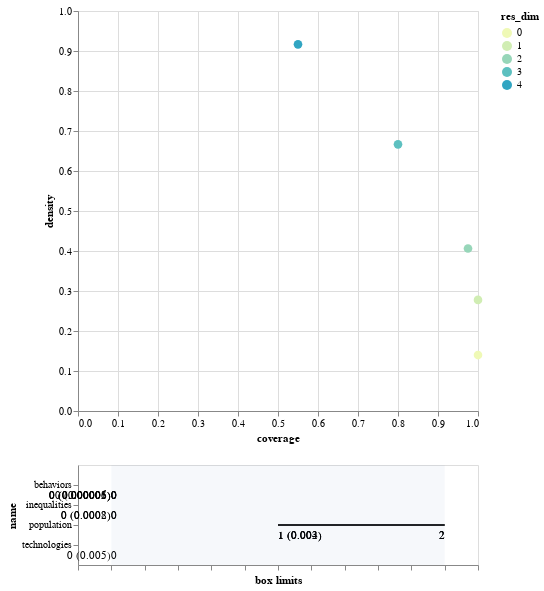

Write notebook code for a chart like this one.
### Markdown cell above
## SSP3

### Code cell
from ema_workbench.analysis import prim
from ema_workbench.util import ema_logging
import matplotlib.pyplot as plt

x = df_rozenberg.iloc[:,0:7] 
y = df_rozenberg.iloc[:,9].values >=1

prim_alg = prim.Prim(x, y, threshold=0.8, peel_alpha=0.1)
box1 = prim_alg.find_box()

box1.show_tradeoff()
print(box1.resample(3))
box1.inspect(3)
box1.inspect(3, style='graph')

plt.show()
box1.inspect_tradeoff()

### Figure 1 — Vega-Lite specification as saved in the notebook (floating-point values rounded to 4 significant figures)
{"config": {"view": {"continuousWidth": 400, "continuousHeight": 300}}, "vconcat": [{"data": {"name": "data-f25522c9fac4a278de6c2a02f369493c"}, "mark": {"type": "circle", "size": 75}, "encoding": {"color": {"type": "ordinal", "field": "res_dim", "scale": {"range": ["#eff9b6", "#d0edb3", "#97d6b9", "#5dc0c0", "#31a5c2", "#1f80b8", "#2354a3", "#21318d"]}}, "opacity": {"condition": {"value": 1, "selection": "selector004"}, "value": 0.4}, "tooltip": [{"type": "ordinal", "field": "id"}, {"type": "quantitative", "field": "coverage", "format": ".2"}, {"type": "quantitative", "field": "density", "format": ".2"}, {"type": "ordinal", "field": "res_dim"}], "x": {"type": "quantitative", "field": "coverage"}, "y": {"type": "quantitative", "field": "density"}}, "height": 400, "selection": {"selector004": {"type": "single", "fields": ["id"]}}, "width": 400}, {"layer": [{"data": {"name": "data-53aad2132bd1da7c9c6cc49dcf12cfbf"}, "mark": "rule", "encoding": {"x": {"type": "quantitative", "axis": {"grid": false, "labels": false, "title": "box limits"}, "field": "x_lower", "scale": {"domain": [0, 1], "padding": 0.1}}, "x2": {"field": "x_upper"}, "y": {"type": "nominal", "field": "name", "scale": {"padding": 1.0}}}, "transform": [{"calculate": "(datum.x1-datum.minimum)/(datum.maximum-datum.minimum)", "as": "x_lower"}, {"calculate": "(datum.x2-datum.minimum)/(datum.maximum-datum.minimum)", "as": "x_upper"}, {"filter": {"selection": "selector004"}}], "width": 400}, {"data": {"name": "data-53aad2132bd1da7c9c6cc49dcf12cfbf"}, "mark": {"type": "text", "align": "left", "baseline": "top", "dy": 5}, "encoding": {"text": {"type": "ordinal", "field": "text"}, "x": {"type": "quantitative", "axis": {"grid": false, "labels": false, "title": "box limits"}, "field": "x_lower", "scale": {"domain": [0, 1], "padding": 0.1}}, "x2": {"field": "x_upper"}, "y": {"type": "nominal", "field": "name", "scale": {"padding": 1.0}}}, "transform": [{"calculate": "(datum.x1-datum.minimum)/(datum.maximum-datum.minimum)", "as": "x_lower"}, {"calculate": "(datum.x2-datum.minimum)/(datum.maximum-datum.minimum)", "as": "x_upper"}, {"filter": {"selection": "selector004"}}, {"calculate": "datum.qp_lower>0?format(datum.x1, \".2\")+\" (\"+format(datum.qp_lower, \".1~g\")+\")\" :format(datum.x1, \".2\")", "as": "text"}], "width": 400}, {"data": {"name": "data-53aad2132bd1da7c9c6cc49dcf12cfbf"}, "mark": {"type": "text", "align": "right", "baseline": "top", "dy": 5}, "encoding": {"text": {"type": "ordinal", "field": "text"}, "x": {"type": "quantitative", "field": "x_upper"}, "x2": {"field": "x_upper"}, "y": {"type": "nominal", "field": "name", "scale": {"padding": 1.0}}}, "transform": [{"calculate": "(datum.x1-datum.minimum)/(datum.maximum-datum.minimum)", "as": "x_lower"}, {"calculate": "(datum.x2-datum.minimum)/(datum.maximum-datum.minimum)", "as": "x_upper"}, {"filter": {"selection": "selector004"}}, {"calculate": "datum.qp_upper>0?format(datum.x2, \".2\")+\" (\"+format(datum.qp_upper, \".1\")+\")\" :format(datum.x2, \".2\")", "as": "text"}], "width": 400}, {"data": {"name": "data-bb8d07f6df3d47a6a475317795287b23"}, "mark": {"type": "rect", "opacity": 0.05}, "encoding": {"x": {"type": "quantitative", "field": "start"}, "x2": {"field": "end"}}}, {"data": {"name": "data-d751713988987e9331980363e24189ce"}, "mark": "point", "encoding": {"x": {"type": "quantitative", "field": "x"}, "y": {"type": "nominal", "field": "name"}}, "transform": [{"filter": {"selection": "selector004"}}], "width": 400}, {"data": {"name": "data-d751713988987e9331980363e24189ce"}, "mark": {"type": "text", "align": "center", "baseline": "top", "dy": 5}, "encoding": {"text": {"type": "nominal", "field": "item"}, "x": {"type": "quantitative", "field": "x"}, "y": {"type": "nominal", "field": "name"}}, "transform": [{"filter": {"selection": "selector004"}}], "width": 400}]}], "$schema": "https://vega.github.io/schema/vega-lite/v4.8.1.json", "datasets": {"data-f25522c9fac4a278de6c2a02f369493c": [{"coverage": 1.0, "density": 0.1399, "id": 0, "mass": 1.0, "mean": 0.1399, "res_dim": 0}, {"coverage": 1.0, "density": 0.2778, "id": 1, "mass": 0.5035, "mean": 0.2778, "res_dim": 1}, {"coverage": 0.975, "density": 0.4062, "id": 2, "mass": 0.3357, "mean": 0.4062, "res_dim": 2}, {"coverage": 0.8, "density": 0.6667, "id": 3, "mass": 0.1678, "mean": 0.6667, "res_dim": 3}, {"coverage": 0.55, "density": 0.9167, "id": 4, "mass": 0.08392, "mean": 0.9167, "res_dim": 4}], "data-53aad2132bd1da7c9c6cc49dcf12cfbf": [{"x1": 0.0, "x2": 0.0, "name": "behaviors", "id": 1, "minimum": 0.0, "maximum": 1.0, "qp_lower": -1.0, "qp_upper": 1.168e-05}, {"x1": 1.0, "x2": 2.0, "name": "population", "id": 2, "minimum": 0.0, "maximum": 2.0, "qp_lower": 0.004481, "qp_upper": -1.0}, {"x1": 0.0, "x2": 0.0, "name": "behaviors", "id": 2, "minimum": 0.0, "maximum": 1.0, "qp_lower": -1.0, "qp_upper": 5.83e-06}, {"x1": 0.0, "x2": 0.0, "name": "inequalities", "id": 3, "minimum": 0.0, "maximum": 1.0, "qp_lower": -1.0, "qp_upper": 0.0002393}, {"x1": 1.0, "x2": 2.0, "name": "population", "id": 3, "minimum": 0.0, "maximum": 2.0, "qp_lower": 0.002915, "qp_upper": -1.0}, {"x1": 0.0, "x2": 0.0, "name": "behaviors", "id": 3, "minimum": 0.0, "maximum": 1.0, "qp_lower": -1.0, "qp_upper": 3.13e-06}, {"x1": 0.0, "x2": 0.0, "name": "inequalities", "id": 4, "minimum": 0.0, "maximum": 1.0, "qp_lower": -1.0, "qp_upper": 0.0007564}, {"x1": 1.0, "x2": 2.0, "name": "population", "id": 4, "minimum": 0.0, "maximum": 2.0, "qp_lower": 0.002198, "qp_upper": -1.0}, {"x1": 0.0, "x2": 0.0, "name": "behaviors", "id": 4, "minimum": 0.0, "maximum": 1.0, "qp_lower": -1.0, "qp_upper": 4.709e-06}, {"x1": 0.0, "x2": 0.0, "name": "technologies", "id": 4, "minimum": 0.0, "maximum": 1.0, "qp_lower": -1.0, "qp_upper": 0.004871}], "data-bb8d07f6df3d47a6a475317795287b23": [{"end": 1, "start": 0}], "data-d751713988987e9331980363e24189ce": []}}
